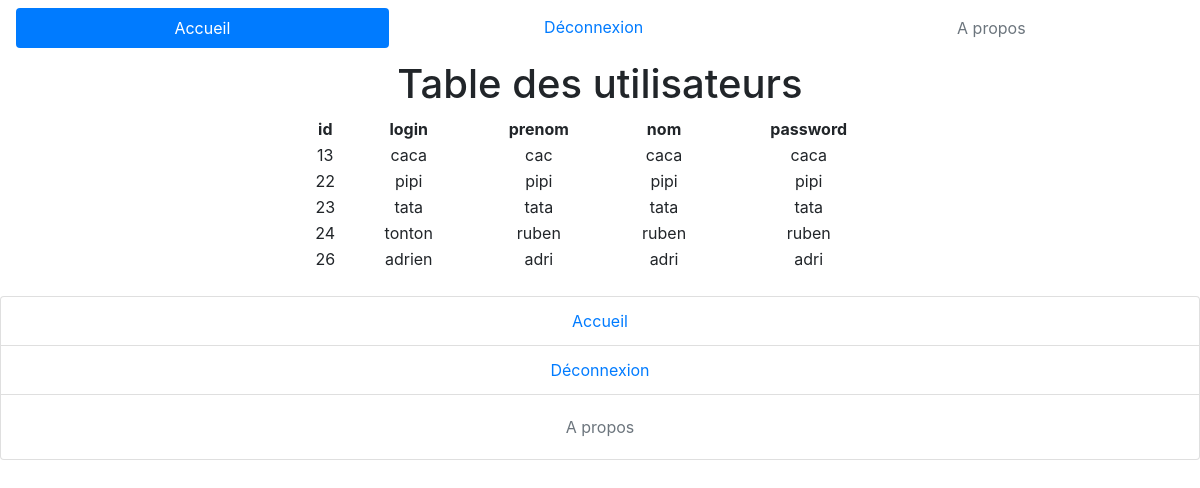
The page /admin.php (signed in) on the database its author committed.
### tables this page shows
CREATE TABLE `utilisateurs` (
  `id` int(11) NOT NULL,
  `login` varchar(255) NOT NULL,
  `prenom` varchar(255) NOT NULL,
  `nom` varchar(255) NOT NULL,
  `password` varchar(255) NOT NULL
);

### admin.php (the view, shortened to what this page needs)
<?php
$db=mysqli_connect('localhost','root','L@Platef0rme','moduleconnexion');
$req="SELECT * FROM `utilisateurs`";
$query=mysqli_query($db,$req);
$assoc_results=mysqli_fetch_assoc($query);
$all_results=mysqli_fetch_all($query);
?>
<!DOCTYPE html>
<html lang="en">
<head>
    <link rel="stylesheet" href="https://cdn.jsdelivr.net/npm/bootstrap@4.5.3/dist/css/bootstrap.min.css"
>
    <link rel="stylesheet" href="moduleconnexion.css">
</head>
<body>
<header class="navbar">
    <ul class="nav nav-pills nav-fill navul">
        <li class="nav-item">
            <a class="nav-link active" href="index.php">Accueil</a>
        </li>
        <?php
        if(!isset($_SESSION['login'])){
            echo "<li class='nav-item'><a class='nav-link' href='inscription.php'>Inscription</a></li>";
            echo  "<li class='nav-item'>";
            echo "<a class='nav-link' href='connexion.php'>Connexion</a></li>";
        }else{
            echo "<li class='nav-item'><form action='admin.php' method='get'><input class='btn btn-link' type='submit' name='disconnect' value='Déconnexion'></form></li>";
        }       ?>
        <li class="nav-item">
            <a class="nav-link disabled" href="#" tabindex="-1" aria-disabled="true">A propos</a>
        </li>
    </ul>
</header>
<main>
    <div class="tablecontainer">
        <h1>Table des utilisateurs</h1>
    <table class="tableadmin">
<?php
if(isset($_SESSION['login'])){
foreach($assoc_results as $key=>$value){
    echo "<th>".$key."</th>";
}
foreach($all_results as $key=>$values){
    echo "<tr>";
    foreach($values as $key=>$value){
        echo "<td>".$value."</td>";
    }
    echo "</tr>";
}
echo "</table>";
}
?>
</main>
<footer>
    <ul class="list-group">
        <li class="list-group-item middle"><a href="index.php">Accueil</a></li>
        <?php
        if(!isset($_SESSION['login'])){
            echo "<li class='list-group-item middle'><a href='connexion.php'>Connexion</a></li><li class='list-group-item middle'><a href='inscription.php'>Inscrivez-vous</a></li>";
        }else{
            echo "<li class='list-group-item middle paddng'><form action='admin.php' method='get'><input class='btn btn-link' type='submit' name='disconnect' value='Déconnexion'></form></li>";
        }
        ?>
        <li class="list-group-item middle"><a class="nav-link disabled" href="#" tabindex="-1" aria-disabled="true">A propos</a>   </li>
    </ul>
</footer>
</body>
</html>

### moduleconnexion.css (style rules this page uses)
.navbar { position: fixed; z-index: 1; background-color: white; width: 100%; text-align: center; display: flex; justify-content: space-between; }
.navul { display: flex; width:100%; justify-content: space-around; }
.middle { text-align: center; }
.tableadmin { padding-top: 55%; text-align: center; width:50%; margin-bottom: 2%; }
.tablecontainer { padding-top:5%; display: flex; flex-direction: column; justify-content: center; align-items: center; }
.paddng { padding: 5px; }

### rows shown on the page
utilisateurs: id "13", login "caca", prenom "cac", nom "caca", password "caca"
utilisateurs: id "22", login "pipi", prenom "pipi", nom "pipi", password "pipi"
utilisateurs: id "23", login "tata", prenom "tata", nom "tata", password "tata"
utilisateurs: id "24", login "tonton", prenom "ruben", nom "ruben", password "ruben"
utilisateurs: id "26", login "adrien", prenom "adri", nom "adri", password "adri"

### other values the page prints
$key "id"
$key "login"
$key "prenom"
$key "nom"
$key "password"
